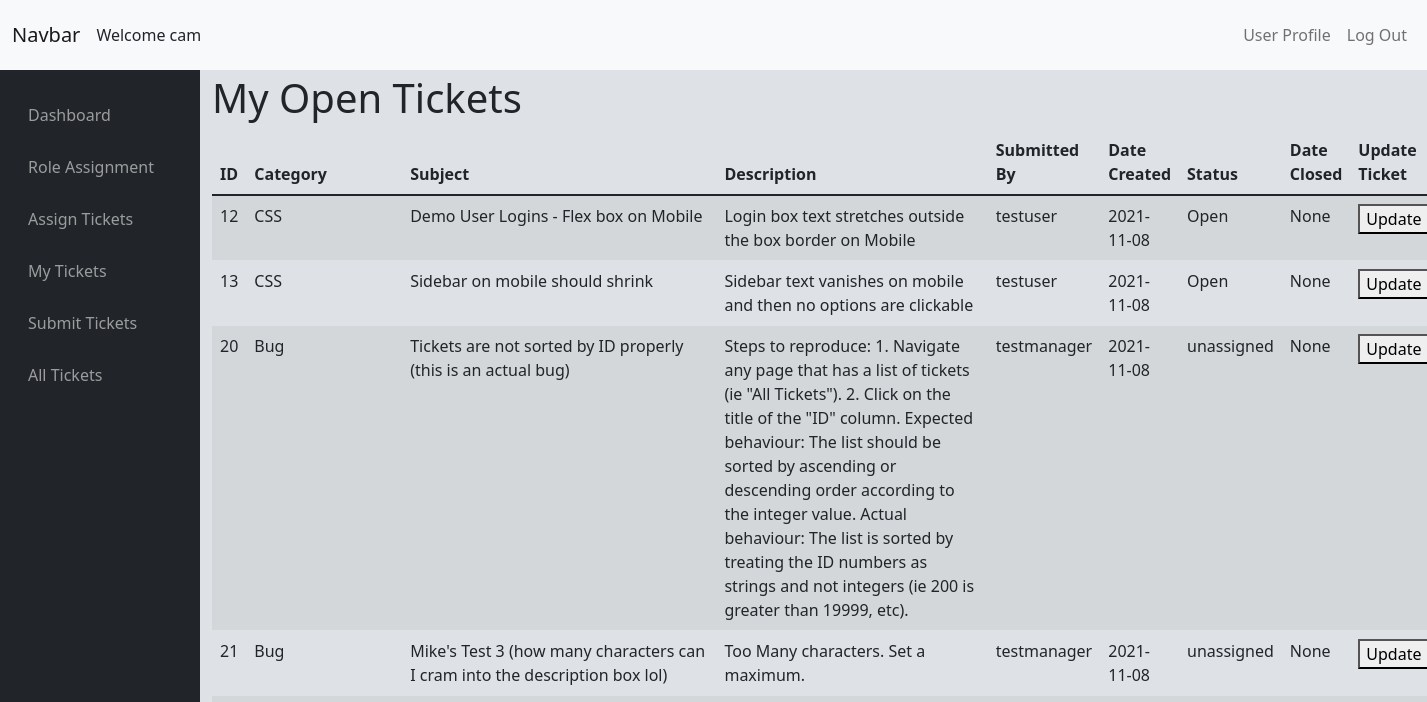
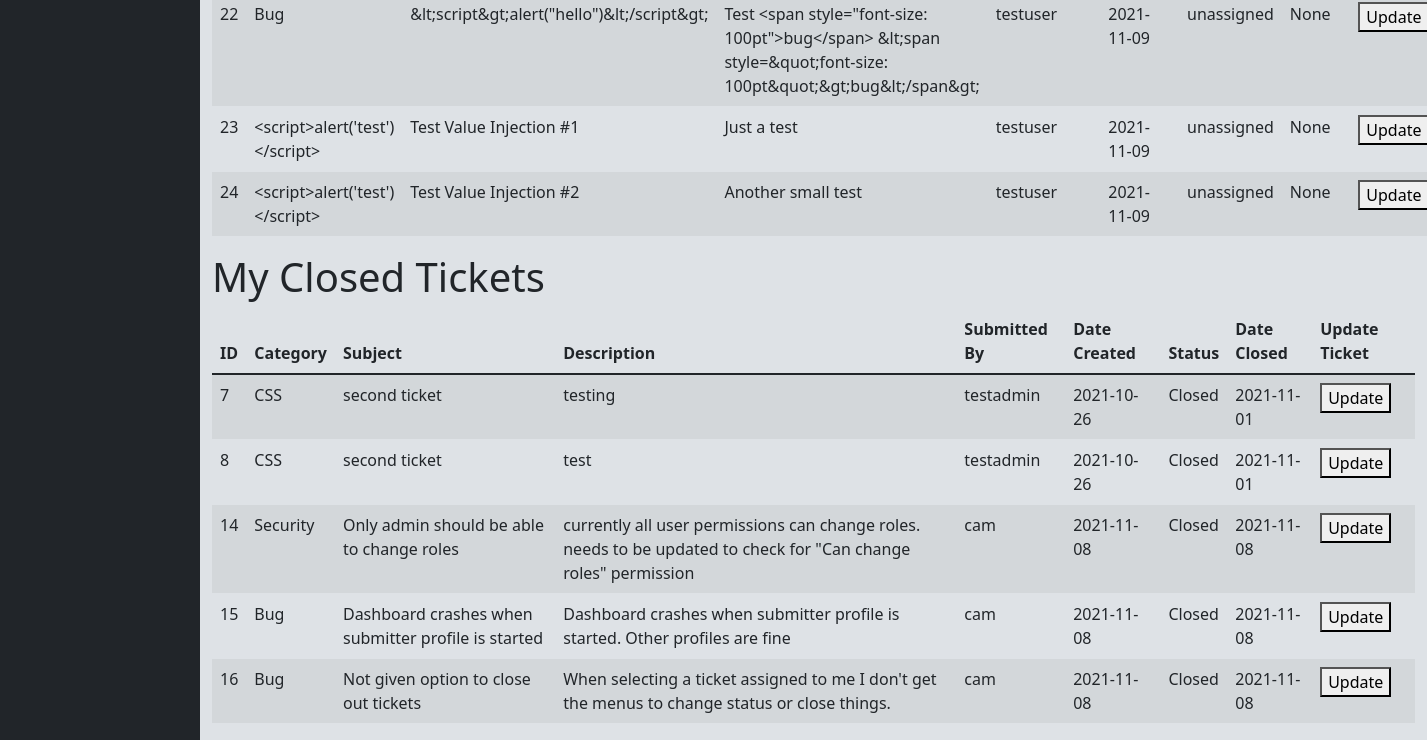
The app's page /issue/mytickets (signed in), older data (2 pictures, top to bottom).
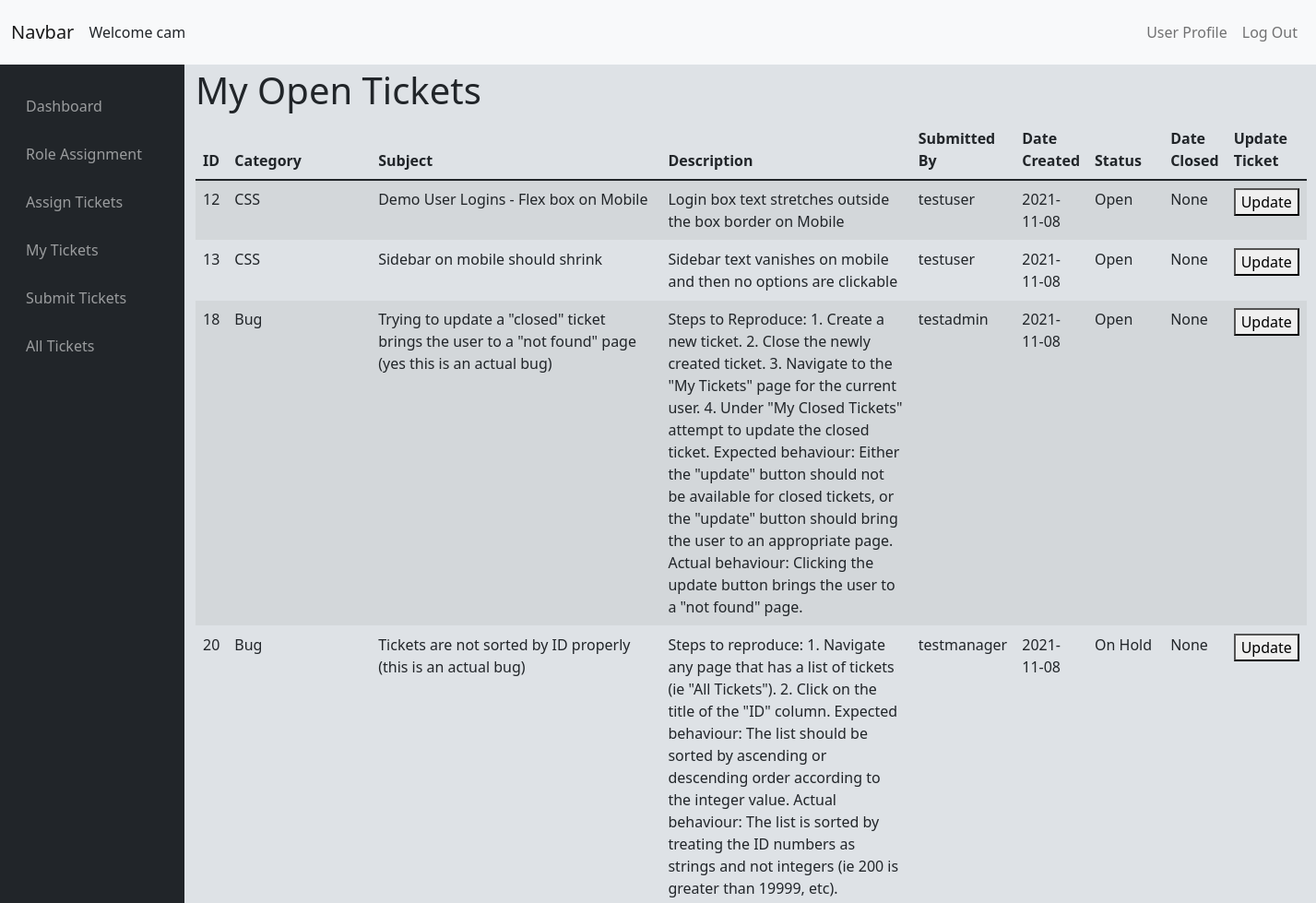
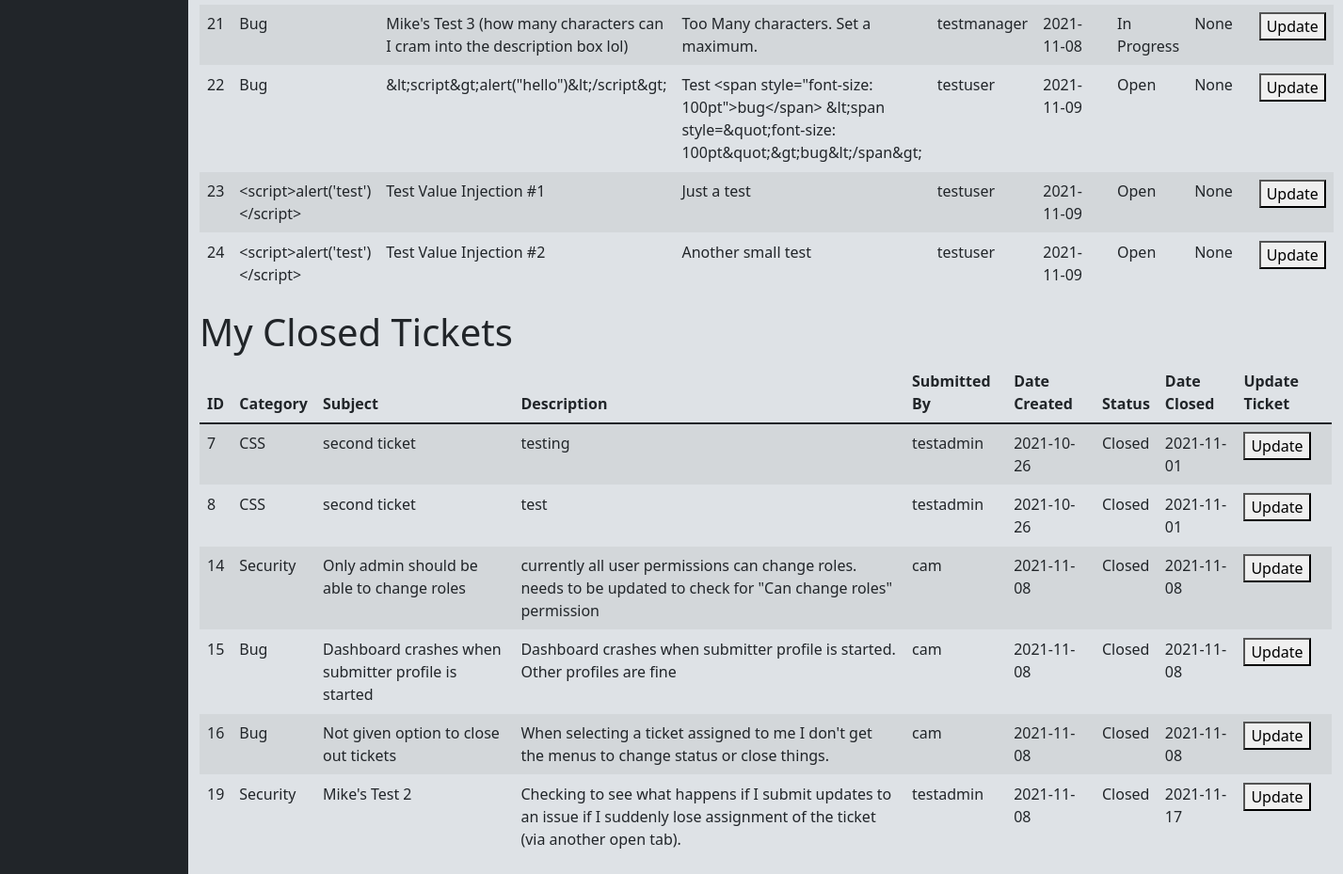
The same page, newer data (2 pictures, top to bottom).
### tables this page shows
CREATE TABLE "Issues" (
	"issue_id"	INTEGER UNIQUE,
	"issue_category"	TEXT,
	"issue_subject"	TEXT,
	"issue_description"	BLOB,
	"submitter_id"	TEXT,
	"user_assigned_to"	TEXT,
	"date_created"	DATE,
	"issue_status"	TEXT,
	"date_closed"	DATE,
	PRIMARY KEY("issue_id" AUTOINCREMENT)
);

### issueTrackerViews.py (the view, shortened to what this page needs)
@issueTrack.route('/mytickets', methods=['GET', 'POST'])
@login_required
def mytickets():
    if not request.args.get('id'):
        closed_tickets = return_query("SELECT * FROM Issues WHERE user_assigned_to = ? AND issue_status = 'Closed'", (session['user_id'],))
        if check_permission('CanAssignTickets'):
            open_tickets = return_query("SELECT * FROM Issues WHERE (user_assigned_to = ? OR issue_status = 'unassigned') AND NOT issue_status = 'Closed'", (session['user_id'],))
        else:
            open_tickets = return_query("SELECT * FROM Issues WHERE user_assigned_to = ? AND NOT issue_status = 'Closed'", (session['user_id'],))
        return render_template('mytickets.html', open_tickets=open_tickets, closed_tickets=closed_tickets)

### SQLhelpers.py (called while the page is built)
def SQL_connect():
    connection = sqlite3.connect(db)
    connection.row_factory = dict_factory
    return connection

def dict_factory(cursor, row):
    d = {}
    for idx, col in enumerate(cursor.description):
        d[col[0]] = row[idx]
    return d

def return_query(query, options=[]):
    connection = SQL_connect()
    cursor = connection.cursor()
    try:
        if len(options) == 0:
            result = cursor.execute(query)
        else:
            result = cursor.execute(query, options)
        result = result.fetchall()
        return result
    except Exception as err:
        print(f"Error: '{err}'")
    cursor.close()
    connection.close()

def check_permission(permission):
    value = return_query("SELECT * FROM Access WHERE Type = (SELECT Access FROM Users WHERE Username = ?)", (session['user_id'],))
    try:
        result = value[0][permission] == 1
        return result
    except KeyError:
        print(permission + "does not exist")
    return False

### templates/mytickets.html (shortened to what this page needs)
{% extends "layout.html" %}
{% block main %}
<div class="mt-sm-1">
    <div class='justify-content-center align-items-center'>
        <p class='h1'>My Open Tickets</p>
    </div>
    <table class="table table-striped table-hover" id='table1'>
        <thead>
            <tr>
                <th onclick="sortTable(0)">ID</th>
                <th onclick='sortTable(1)'>Category</th>
                <th onclick='sortTable(2)'>Subject</th>
                <th onclick='sortTable(3)'>Description</th>
                <th onclick='sortTable(4)'>Submitted By</th>
                <th onclick='sortTable(5)'>Date Created</th>
                <th onclick='sortTable(6)'>Status</th>
                <th onclick='sortTable(7)'>Date Closed</th>
                <th>Update Ticket</th>
            </tr>
        </thead>
        {% if open_tickets %}
        <tbody>
            {% for i in open_tickets %}
            <tr id="open_ticket_{{i.id}}">
                <td>{{ i.issue_id }}</td>
                <td>{{ i.issue_category }}</td>
                <td>{{ i.issue_subject }}</td>
                <td>{{ i.issue_description }}</td>
                <td>{{ i.submitter_id }}</td>
                <td>{{ i.date_created }}</td>
                <td>{{ i.issue_status }}</td>
                <td>{{ i.date_closed }}</td>
                <td><button onclick="window.location.href='./mytickets?id={{i.issue_id}}'">Update</button></td>
            </tr>
            {% endfor %}
        </tbody>
        {% endif %}
    </table>
</div>
<div class="mt-sm-1">
    <div class='justify-content-center align-items-center'>
        <p class='h1'>My Closed Tickets</p>
    </div>
    <table class="table table-striped table-hover" id='table2'>
        <thead>
            <tr>
                <th onclick="sortTable(0)">ID</th>
                <th onclick='sortTable(1)'>Category</th>
                <th onclick='sortTable(2)'>Subject</th>
                <th onclick='sortTable(3)'>Description</th>
                <th onclick='sortTable(4)'>Submitted By</th>
                <th onclick='sortTable(5)'>Date Created</th>
                <th onclick='sortTable(6)'>Status</th>
                <th onclick='sortTable(7)'>Date Closed</th>
                <th>Update Ticket</th>
            </tr>
        </thead>
        {% if closed_tickets %}
        <tbody>
            {% for i in closed_tickets %}
            <tr id="closed_ticket_{{i.id}}">
                <td>{{ i.issue_id }}</td>
                <td>{{ i.issue_category }}</td>
                <td>{{ i.issue_subject }}</td>
                <td>{{ i.issue_description }}</td>
                <td>{{ i.submitter_id }}</td>
                <td>{{ i.date_created }}</td>
                <td>{{ i.issue_status }}</td>
                <td>{{ i.date_closed }}</td>
                <td><button onclick="window.location.href='/mytickets?id={{i.issue_id}}'">Update</button></td>
            </tr>
            {% endfor %}
        </tbody>
        {% endif %}
    </table>
</div>
{% endblock %}

Row changes from the older to the newer data that the page shows:
now on this page (row edited): Issues: issue_id "18", issue_category "Bug", issue_subject "Trying to update a \"closed\" ticket brings the user to a \"not found\" page (yes this is an actual bug)", issue_description "Steps to Reproduce: 1. Create a new ticket. 2. Close the newly created ticket. 3. Navigate to the \"My Tickets\" page for the current user. 4. Under \"My Closed Tickets\" attempt to update the closed ticket. Expected behaviour: Either the \"update\" button should not be available for closed tickets, or the \"update\" button should bring the user to an appropriate page. Actual behaviour: Clicking the update button brings the user to a \"not found\" page.", submitter_id "testadmin", date_created "2021-11-08", issue_status "Open", date_closed "None"
changed Issues "Tickets are not sorted by ID properly (this is an actual bug)": issue_status "unassigned" → "On Hold"
changed Issues "Mike's Test 3 (how many characters can I cram into the description box lol)": issue_status "unassigned" → "In Progress"
changed Issues "&lt;script&gt;alert(\"hello\")&lt;/script&gt;": issue_status "unassigned" → "Open"
changed Issues "Test Value Injection #1": issue_status "unassigned" → "Open"
changed Issues "Test Value Injection #2": issue_status "unassigned" → "Open"
now on this page (row edited): Issues: issue_id "19", issue_category "Security", issue_subject "Mike's Test 2", issue_description "Checking to see what happens if I submit updates to an issue if I suddenly lose assignment of the ticket (via another open tab).", submitter_id "testadmin", date_created "2021-11-08", issue_status "Closed", date_closed "2021-11-17"
